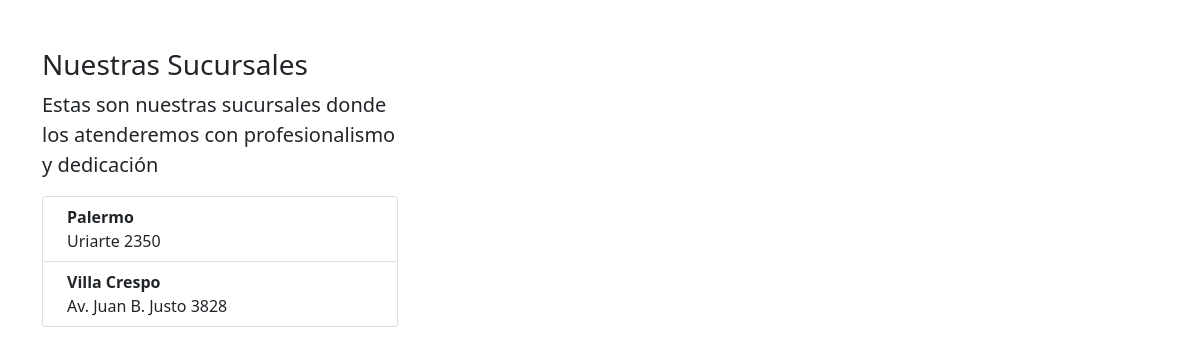
Before: / with the older database file.
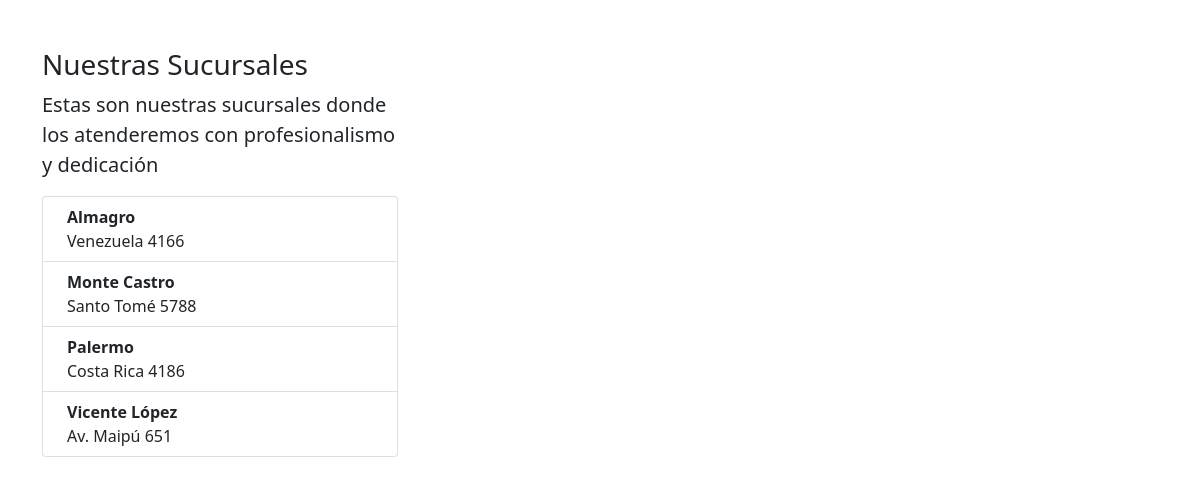
After: the same page with the newer database file.
### map/models.py (models this page shows, shortened)
class Location(models.Model):
    name = models.CharField(max_length=250, verbose_name='Nombre Sucursal')
    address = models.CharField(max_length=250, verbose_name='Dirección')
    lat = models.FloatField(verbose_name='Latitud')
    lng = models.FloatField(verbose_name='Longitud')
    class Meta:
        verbose_name = 'Sucursal'
        verbose_name_plural = 'Sucursales'
        ordering = ['name']

### map/views.py (the view)
# urls.py: 2. Add a URL to urlpatterns:  path('', views.home, name='home')
def home(request):
    locations = Location.objects.all()
    initialMap = folium.Map(location=[-34.6460675,-58.5268284], zoom_start=11)
    for location in locations:
        coordinates = (location.lat, location.lng)
        folium.Marker(coordinates, popup='Sucursal '+ location.name).add_to(initialMap)
    context = {'map':initialMap._repr_html_(), 'locations':locations}
    return render(request, 'map/home.html', context)

### map/templates/map/home.html (shortened to what this page needs)
{% extends 'map/base.html' %}
{% block content %}
<div class="row">
    <div class="col-md-4">
        <h3>Nuestras Sucursales</h3>
        <p class="lead">Estas son nuestras sucursales donde los atenderemos con profesionalismo y dedicación</p>
        <ol class="list-group">
            {% for location in locations %}
            <li class="list-group-item d-flex justify-content-between align-items-start">
                <div class="ms-2 me-auto">
                <div class="fw-bold">{{ location.name }}</div>
                {{ location.address }}
                </div>
            </li>
            {% endfor %}
        </ol>
    </div>
    <div class="col-md-8">
    </div>
</div>
{% endblock %}

### map/templates/map/base.html (shortened to what this page needs)
<!doctype html>
<html lang="es">
    <head>
        <link href="https://cdn.jsdelivr.net/npm/bootstrap@5.0.2/dist/css/bootstrap.min.css" rel="stylesheet">
    </head>
    <body>
        <div class="container mt-5">
            {% block content %}{% endblock %}
        </div>
    </body>
</html>

Changed rows visible on the page:
removed Location: name "Villa Crespo", address "Av. Juan B. Justo 3828"
added Location: name "Almagro", address "Venezuela 4166"
added Location: name "Monte Castro", address "Santo Tomé 5788"
changed Location "Palermo": address "Uriarte 2350" → "Costa Rica 4186"
added Location: name "Vicente López", address "Av. Maipú 651"
